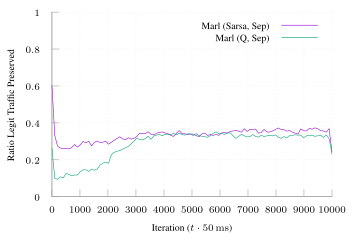

The gnuplot source for this figure:
set terminal tikz standalone color size 9cm,6cm font '\scriptsize' preamble '\usepackage{microtype} \usepackage{times} \usepackage[T1]{fontenc} \usepackage{siunitx}\sisetup{detect-all}'
set output "tnsm-algo-m-tcp.tex"

load "inferno.pal"

set style line 102 lc rgb '#a0a0a0' lt 1 lw 1
set border ls 102
set colorbox border 102
set key textcolor rgb "black"
set tics textcolor rgb "black"
set label textcolor rgb "black"

set border 3
set grid x y
set xtics nomirror
set ytics nomirror

#set key autotitle columnhead
set datafile separator ","

set xlabel "Iteration ($t \\cdot{} \\SI{50}{\\milli\\second}$)"
set ylabel "Ratio Legit Traffic Preserved"

set yrange [0.0:1.0]
set key inside top right

plot '../results/tnsm-tree-16-tcp-m-separate.avg.csv' u 1:3 w lines smooth sbezier title "Marl (Sarsa, Sep)" dt 1, \
     '../results/tnsm-algo-tree-16-tcp-m-separate.avg.csv' u 1:3 w lines smooth sbezier title "Marl (Q, Sep)" dt 1
